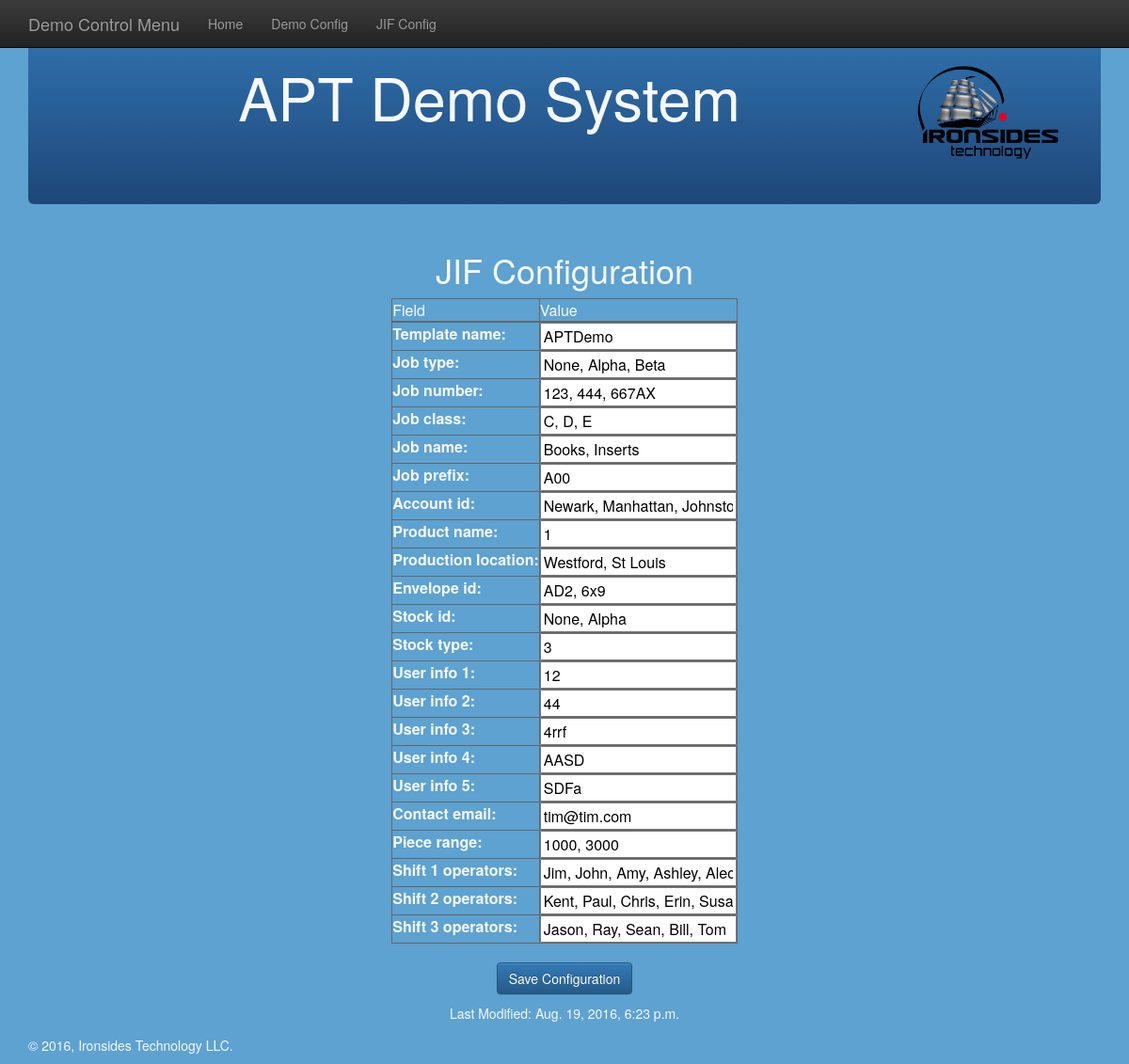
The app's page /jif/config/, older data.
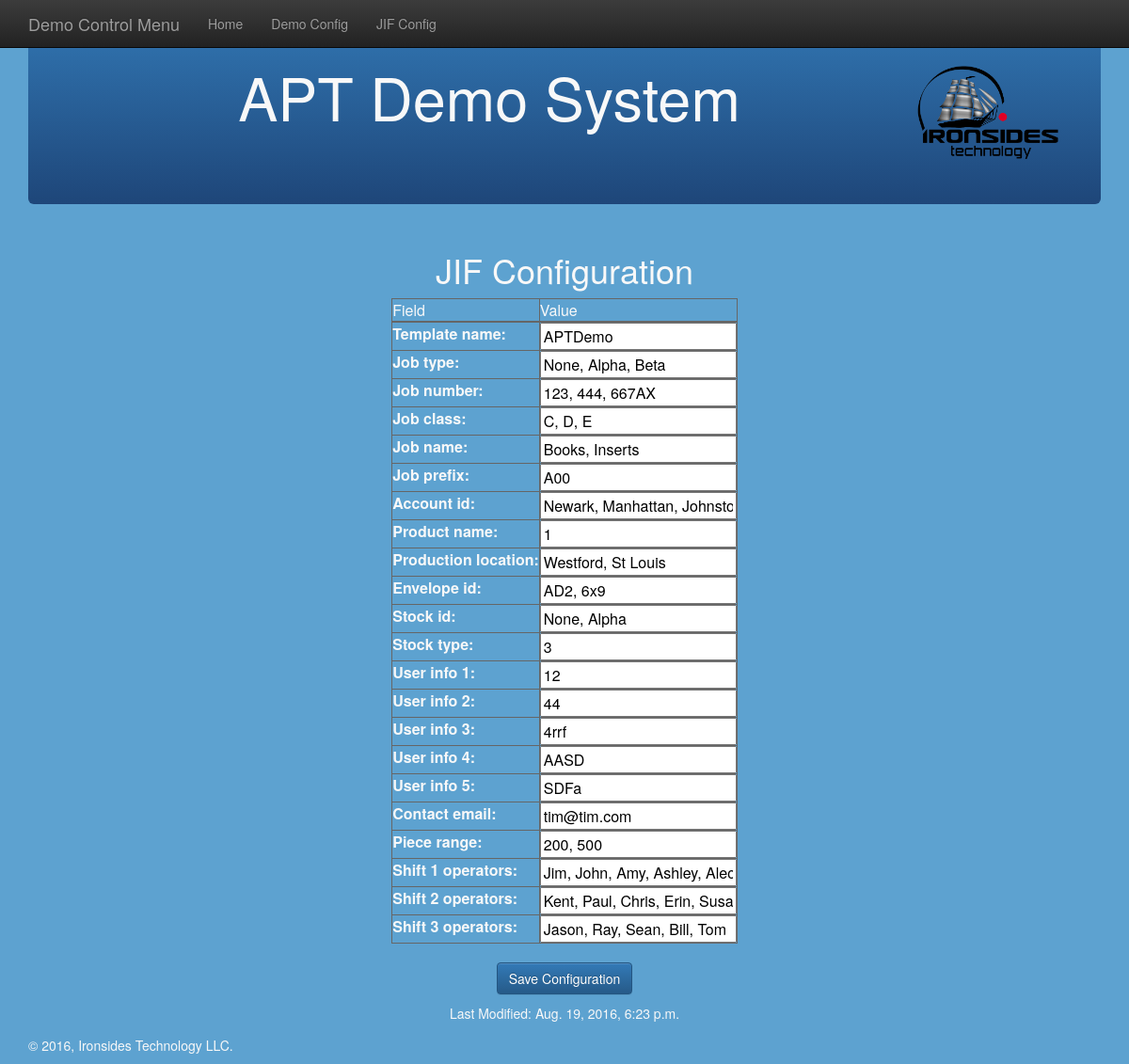
The same page, newer data.
### APTDemo/models.py (models this page shows, shortened)
class JIFTemplate(models.Model):
    id = models.AutoField(primary_key=True)
    template_name = models.CharField(max_length=100, default='APTDemo')
    job_prefix = models.CharField(max_length=3)
    account_id = models.CharField(max_length=1000)
    job_name = models.CharField(max_length=1000)
    job_type = models.CharField(max_length=1000)
    job_number = models.CharField(max_length=1000)
    job_class = models.CharField(max_length=1000)
    product_name = models.CharField(max_length=1000)
    production_location = models.CharField(max_length=500)
    envelope_id = models.CharField(max_length=1000)
    stock_id = models.CharField(max_length=1000)
    stock_type = models.CharField(max_length=1000)
    user_info_1 = models.CharField(max_length=1000)
    user_info_2 = models.CharField(max_length=1000)
    user_info_3 = models.CharField(max_length=1000)
    user_info_4 = models.CharField(max_length=1000)
    user_info_5 = models.CharField(max_length=1000)
    contact_email = models.CharField(max_length=1000)
    piece_range = models.CharField(max_length=100)
    shift_1_operators = models.CharField(max_length=500)
    shift_2_operators = models.CharField(max_length=500)
    shift_3_operators = models.CharField(max_length=500)
    template_date = models.DateTimeField(default=timezone.now)

### APTDemo/views.py (the view)
# urls.py: url(r'^jif/config/$', views.jif_config, name='jif_config'),
def jif_config(request):
    jif = get_object_or_404(JIFTemplate, pk=1)
    if request.method == "POST":
        form = JIFTemplateForm(request.POST, instance=jif)
        if form.is_valid():
            jif = form.save(commit=False)
            jif.save()
    else:
        form = JIFTemplateForm(instance=jif)
    return render(request, 'APTDemo/jif_config.html', {'form': form, 'jif': jif})

### APTDemo/forms.py
class JIFTemplateForm(forms.ModelForm):
    class Meta:
        model = JIFTemplate
        fields = ['template_name', 'job_type', 'job_number', 'job_class', 'job_name', 'job_prefix', 'account_id',
                  'product_name', 'production_location', 'envelope_id', 'stock_id', 'stock_type', 'user_info_1',
                  'user_info_2', 'user_info_3', 'user_info_4', 'user_info_5', 'contact_email', 'piece_range',
                  'shift_1_operators', 'shift_2_operators', 'shift_3_operators']

### APTDemo/templates/APTDemo/jif_config.html (shortened to what this page needs)
{% extends 'APTDemo/base.html' %}
{% block content %}
<h1 style="text-align: center">JIF Configuration</h1>
    <form method="POST" class="post-form">
        <table class="table-bordered center-table">
            <thead>
            <tr>
                <td>Field</td>
                <td>Value</td>
            </tr>
            </thead>
            <tbody>
            {% for field in form %}
            <tr>
                <td>{{ field.label_tag }}</td>
                <td style="color:#000;">{{ field }}</td>
            </tr>
            {% endfor %}
            </tbody>
        </table>
        <h1 style="text-align: center"><button type="submit" class="btn btn-primary btn-md" >Save Configuration</button></h1>
    <p style="text-align: center">Last Modified: {{ jif.template_date }}</p>
    </form>
{% endblock %}

### APTDemo/templates/APTDemo/base.html (shortened to what this page needs)
{% load staticfiles %}
<html lang="en">
  <head>
    <link rel="stylesheet" href="{% static 'css/bootstrap.css' %}">
    <link rel="stylesheet" href="{% static 'css/bootstrap-theme.css' %}">
    <link rel="stylesheet" href="{% static 'css/APTDemo.css' %}">
  </head>
  <body>
    <nav class="navbar navbar-inverse navbar-fixed-top">
      <div class="container">
        <div class="navbar-header">
          <a class="navbar-brand" href="/">Demo Control Menu</a>
        </div>
        <div id="navbar" class="navbar-collapse collapse">
          <ul class="nav navbar-nav">
            <li><a href="/">Home</a></li>
            <li><a href="{% url 'demo_config'%}">Demo Config</a></li>
            <li><a href="{% url 'jif_config'%}">JIF Config</a></li>
          </ul>
        </div>
      </div>
    </nav>
    <div class="container" role="main">
    <div style="align-content: center"><div class="jumbotron jumbotron-primary">
        <div class="row">
            <h1 style="margin-top:20px; text-align:center">APT Demo System <img style='float:right;width:150px;height:100px; margin-left:10px; margin-top:1px;' src="{% static 'imgs/isl-trans.png' %}" /></h1>
    </div>
      </div></div>
        <div class="row">
            <div class="container">
            {% block content %}
            {% endblock %}
            </div>
        </div>
    <p>&#169; 2016, Ironsides Technology LLC.</p>
    </div>
</body>
</html>

Row changes from the older to the newer data that the page shows:
changed JIFTemplate "APTDemo": piece_range "1000, 3000" → "200, 500"
